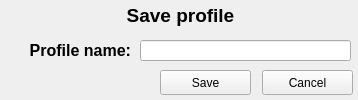
<?xml version="1.0" encoding="UTF-8"?>
<ui version="4.0">
 <class>formSave</class>
 <widget class="QWidget" name="formSave">
  <property name="geometry">
   <rect>
    <x>0</x>
    <y>0</y>
    <width>358</width>
    <height>100</height>
   </rect>
  </property>
  <property name="windowTitle">
   <string>Form</string>
  </property>
  <widget class="QLabel" name="label">
   <property name="geometry">
    <rect>
     <x>0</x>
     <y>40</y>
     <width>131</width>
     <height>21</height>
    </rect>
   </property>
   <property name="font">
    <font>
     <pointsize>12</pointsize>
     <weight>75</weight>
     <bold>true</bold>
    </font>
   </property>
   <property name="text">
    <string>Profile name:</string>
   </property>
   <property name="alignment">
    <set>Qt::AlignRight|Qt::AlignTrailing|Qt::AlignVCenter</set>
   </property>
  </widget>
  <widget class="QLineEdit" name="lineEdit">
   <property name="geometry">
    <rect>
     <x>140</x>
     <y>40</y>
     <width>211</width>
     <height>21</height>
    </rect>
   </property>
  </widget>
  <widget class="QPushButton" name="pushButton">
   <property name="geometry">
    <rect>
     <x>262</x>
     <y>70</y>
     <width>91</width>
     <height>25</height>
    </rect>
   </property>
   <property name="text">
    <string>Cancel</string>
   </property>
  </widget>
  <widget class="QPushButton" name="pushButton_2">
   <property name="geometry">
    <rect>
     <x>160</x>
     <y>70</y>
     <width>91</width>
     <height>25</height>
    </rect>
   </property>
   <property name="text">
    <string>Save</string>
   </property>
  </widget>
  <widget class="QLabel" name="label_2">
   <property name="geometry">
    <rect>
     <x>10</x>
     <y>0</y>
     <width>341</width>
     <height>31</height>
    </rect>
   </property>
   <property name="font">
    <font>
     <pointsize>14</pointsize>
     <weight>75</weight>
     <bold>true</bold>
    </font>
   </property>
   <property name="text">
    <string>Save profile</string>
   </property>
   <property name="alignment">
    <set>Qt::AlignCenter</set>
   </property>
  </widget>
 </widget>
 <resources/>
 <connections/>
</ui>
